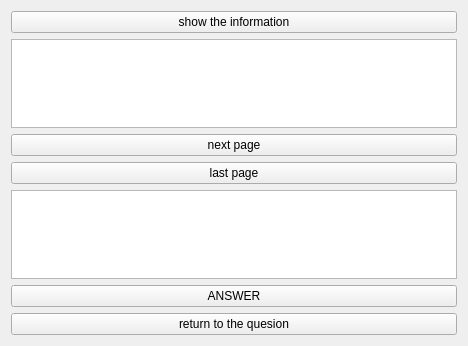
<?xml version="1.0" encoding="UTF-8"?>
<ui version="4.0">
 <class>Answer</class>
 <widget class="QWidget" name="Answer">
  <property name="geometry">
   <rect>
    <x>0</x>
    <y>0</y>
    <width>468</width>
    <height>346</height>
   </rect>
  </property>
  <property name="windowTitle">
   <string>Form</string>
  </property>
  <layout class="QVBoxLayout" name="verticalLayout">
   <item>
    <widget class="QPushButton" name="pushButton_4">
     <property name="text">
      <string>show the information</string>
     </property>
    </widget>
   </item>
   <item>
    <widget class="QTableWidget" name="tableWidget"/>
   </item>
   <item>
    <widget class="QPushButton" name="pushButton">
     <property name="text">
      <string>next page</string>
     </property>
    </widget>
   </item>
   <item>
    <widget class="QPushButton" name="pushButton_2">
     <property name="text">
      <string>last page</string>
     </property>
    </widget>
   </item>
   <item>
    <widget class="QTextEdit" name="textEdit"/>
   </item>
   <item>
    <widget class="QPushButton" name="pushButton_3">
     <property name="text">
      <string>ANSWER</string>
     </property>
    </widget>
   </item>
   <item>
    <widget class="QPushButton" name="pushButton_5">
     <property name="text">
      <string>return to the quesion</string>
     </property>
    </widget>
   </item>
  </layout>
 </widget>
 <resources/>
 <connections/>
</ui>
